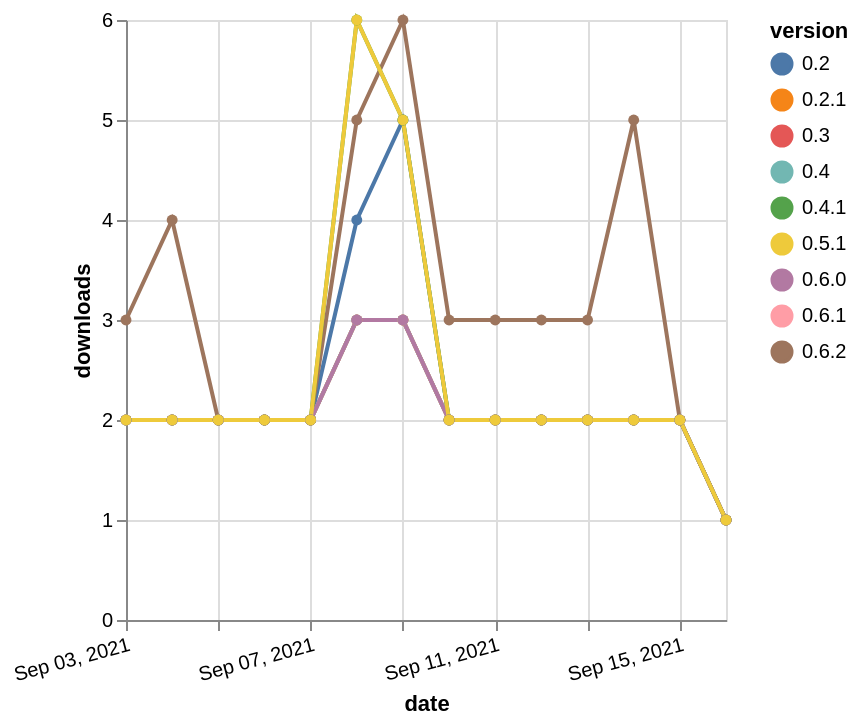

Describe this chart as a Vega-Lite specification.
### Vega-Lite specification from a JSON file in a GitHub repository (floating-point values rounded to 4 significant figures)
{"$schema": "https://vega.github.io/schema/vega-lite/v5.json", "description": "A simple bar chart with embedded data.", "data": {"values": [{"date": "2021-09-03", "total": 2254, "delta": 2, "version": "0.3"}, {"date": "2021-09-04", "total": 2256, "delta": 2, "version": "0.3"}, {"date": "2021-09-05", "total": 2258, "delta": 2, "version": "0.3"}, {"date": "2021-09-06", "total": 2260, "delta": 2, "version": "0.3"}, {"date": "2021-09-07", "total": 2262, "delta": 2, "version": "0.3"}, {"date": "2021-09-08", "total": 2265, "delta": 3, "version": "0.3"}, {"date": "2021-09-09", "total": 2268, "delta": 3, "version": "0.3"}, {"date": "2021-09-10", "total": 2270, "delta": 2, "version": "0.3"}, {"date": "2021-09-11", "total": 2272, "delta": 2, "version": "0.3"}, {"date": "2021-09-12", "total": 2274, "delta": 2, "version": "0.3"}, {"date": "2021-09-13", "total": 2276, "delta": 2, "version": "0.3"}, {"date": "2021-09-14", "total": 2278, "delta": 2, "version": "0.3"}, {"date": "2021-09-15", "total": 2280, "delta": 2, "version": "0.3"}, {"date": "2021-09-16", "total": 2281, "delta": 1, "version": "0.3"}, {"date": "2021-09-03", "total": 2245, "delta": 2, "version": "0.2.1"}, {"date": "2021-09-04", "total": 2247, "delta": 2, "version": "0.2.1"}, {"date": "2021-09-05", "total": 2249, "delta": 2, "version": "0.2.1"}, {"date": "2021-09-06", "total": 2251, "delta": 2, "version": "0.2.1"}, {"date": "2021-09-07", "total": 2253, "delta": 2, "version": "0.2.1"}, {"date": "2021-09-08", "total": 2256, "delta": 3, "version": "0.2.1"}, {"date": "2021-09-09", "total": 2259, "delta": 3, "version": "0.2.1"}, {"date": "2021-09-10", "total": 2261, "delta": 2, "version": "0.2.1"}, {"date": "2021-09-11", "total": 2263, "delta": 2, "version": "0.2.1"}, {"date": "2021-09-12", "total": 2265, "delta": 2, "version": "0.2.1"}, {"date": "2021-09-13", "total": 2267, "delta": 2, "version": "0.2.1"}, {"date": "2021-09-14", "total": 2269, "delta": 2, "version": "0.2.1"}, {"date": "2021-09-15", "total": 2271, "delta": 2, "version": "0.2.1"}, {"date": "2021-09-16", "total": 2272, "delta": 1, "version": "0.2.1"}, {"date": "2021-09-03", "total": 2419, "delta": 2, "version": "0.2"}, {"date": "2021-09-04", "total": 2421, "delta": 2, "version": "0.2"}, {"date": "2021-09-05", "total": 2423, "delta": 2, "version": "0.2"}, {"date": "2021-09-06", "total": 2425, "delta": 2, "version": "0.2"}, {"date": "2021-09-07", "total": 2427, "delta": 2, "version": "0.2"}, {"date": "2021-09-08", "total": 2431, "delta": 4, "version": "0.2"}, {"date": "2021-09-09", "total": 2436, "delta": 5, "version": "0.2"}, {"date": "2021-09-10", "total": 2438, "delta": 2, "version": "0.2"}, {"date": "2021-09-11", "total": 2440, "delta": 2, "version": "0.2"}, {"date": "2021-09-12", "total": 2442, "delta": 2, "version": "0.2"}, {"date": "2021-09-13", "total": 2444, "delta": 2, "version": "0.2"}, {"date": "2021-09-14", "total": 2446, "delta": 2, "version": "0.2"}, {"date": "2021-09-15", "total": 2448, "delta": 2, "version": "0.2"}, {"date": "2021-09-16", "total": 2449, "delta": 1, "version": "0.2"}, {"date": "2021-09-03", "total": 962, "delta": 2, "version": "0.6.1"}, {"date": "2021-09-04", "total": 964, "delta": 2, "version": "0.6.1"}, {"date": "2021-09-05", "total": 966, "delta": 2, "version": "0.6.1"}, {"date": "2021-09-06", "total": 968, "delta": 2, "version": "0.6.1"}, {"date": "2021-09-07", "total": 970, "delta": 2, "version": "0.6.1"}, {"date": "2021-09-08", "total": 973, "delta": 3, "version": "0.6.1"}, {"date": "2021-09-09", "total": 976, "delta": 3, "version": "0.6.1"}, {"date": "2021-09-10", "total": 978, "delta": 2, "version": "0.6.1"}, {"date": "2021-09-11", "total": 980, "delta": 2, "version": "0.6.1"}, {"date": "2021-09-12", "total": 982, "delta": 2, "version": "0.6.1"}, {"date": "2021-09-13", "total": 984, "delta": 2, "version": "0.6.1"}, {"date": "2021-09-14", "total": 986, "delta": 2, "version": "0.6.1"}, {"date": "2021-09-15", "total": 988, "delta": 2, "version": "0.6.1"}, {"date": "2021-09-16", "total": 989, "delta": 1, "version": "0.6.1"}, {"date": "2021-09-03", "total": 1147, "delta": 3, "version": "0.6.2"}, {"date": "2021-09-04", "total": 1151, "delta": 4, "version": "0.6.2"}, {"date": "2021-09-05", "total": 1153, "delta": 2, "version": "0.6.2"}, {"date": "2021-09-06", "total": 1155, "delta": 2, "version": "0.6.2"}, {"date": "2021-09-07", "total": 1157, "delta": 2, "version": "0.6.2"}, {"date": "2021-09-08", "total": 1162, "delta": 5, "version": "0.6.2"}, {"date": "2021-09-09", "total": 1168, "delta": 6, "version": "0.6.2"}, {"date": "2021-09-10", "total": 1171, "delta": 3, "version": "0.6.2"}, {"date": "2021-09-11", "total": 1174, "delta": 3, "version": "0.6.2"}, {"date": "2021-09-12", "total": 1177, "delta": 3, "version": "0.6.2"}, {"date": "2021-09-13", "total": 1180, "delta": 3, "version": "0.6.2"}, {"date": "2021-09-14", "total": 1185, "delta": 5, "version": "0.6.2"}, {"date": "2021-09-15", "total": 1187, "delta": 2, "version": "0.6.2"}, {"date": "2021-09-16", "total": 1188, "delta": 1, "version": "0.6.2"}, {"date": "2021-09-03", "total": 2240, "delta": 2, "version": "0.4"}, {"date": "2021-09-04", "total": 2242, "delta": 2, "version": "0.4"}, {"date": "2021-09-05", "total": 2244, "delta": 2, "version": "0.4"}, {"date": "2021-09-06", "total": 2246, "delta": 2, "version": "0.4"}, {"date": "2021-09-07", "total": 2248, "delta": 2, "version": "0.4"}, {"date": "2021-09-08", "total": 2251, "delta": 3, "version": "0.4"}, {"date": "2021-09-09", "total": 2254, "delta": 3, "version": "0.4"}, {"date": "2021-09-10", "total": 2256, "delta": 2, "version": "0.4"}, {"date": "2021-09-11", "total": 2258, "delta": 2, "version": "0.4"}, {"date": "2021-09-12", "total": 2260, "delta": 2, "version": "0.4"}, {"date": "2021-09-13", "total": 2262, "delta": 2, "version": "0.4"}, {"date": "2021-09-14", "total": 2264, "delta": 2, "version": "0.4"}, {"date": "2021-09-15", "total": 2266, "delta": 2, "version": "0.4"}, {"date": "2021-09-16", "total": 2267, "delta": 1, "version": "0.4"}, {"date": "2021-09-03", "total": 2439, "delta": 2, "version": "0.4.1"}, {"date": "2021-09-04", "total": 2441, "delta": 2, "version": "0.4.1"}, {"date": "2021-09-05", "total": 2443, "delta": 2, "version": "0.4.1"}, {"date": "2021-09-06", "total": 2445, "delta": 2, "version": "0.4.1"}, {"date": "2021-09-07", "total": 2447, "delta": 2, "version": "0.4.1"}, {"date": "2021-09-08", "total": 2453, "delta": 6, "version": "0.4.1"}, {"date": "2021-09-09", "total": 2458, "delta": 5, "version": "0.4.1"}, {"date": "2021-09-10", "total": 2460, "delta": 2, "version": "0.4.1"}, {"date": "2021-09-11", "total": 2462, "delta": 2, "version": "0.4.1"}, {"date": "2021-09-12", "total": 2464, "delta": 2, "version": "0.4.1"}, {"date": "2021-09-13", "total": 2466, "delta": 2, "version": "0.4.1"}, {"date": "2021-09-14", "total": 2468, "delta": 2, "version": "0.4.1"}, {"date": "2021-09-15", "total": 2470, "delta": 2, "version": "0.4.1"}, {"date": "2021-09-16", "total": 2471, "delta": 1, "version": "0.4.1"}, {"date": "2021-09-03", "total": 1307, "delta": 2, "version": "0.6.0"}, {"date": "2021-09-04", "total": 1309, "delta": 2, "version": "0.6.0"}, {"date": "2021-09-05", "total": 1311, "delta": 2, "version": "0.6.0"}, {"date": "2021-09-06", "total": 1313, "delta": 2, "version": "0.6.0"}, {"date": "2021-09-07", "total": 1315, "delta": 2, "version": "0.6.0"}, {"date": "2021-09-08", "total": 1318, "delta": 3, "version": "0.6.0"}, {"date": "2021-09-09", "total": 1321, "delta": 3, "version": "0.6.0"}, {"date": "2021-09-10", "total": 1323, "delta": 2, "version": "0.6.0"}, {"date": "2021-09-11", "total": 1325, "delta": 2, "version": "0.6.0"}, {"date": "2021-09-12", "total": 1327, "delta": 2, "version": "0.6.0"}, {"date": "2021-09-13", "total": 1329, "delta": 2, "version": "0.6.0"}, {"date": "2021-09-14", "total": 1331, "delta": 2, "version": "0.6.0"}, {"date": "2021-09-15", "total": 1333, "delta": 2, "version": "0.6.0"}, {"date": "2021-09-16", "total": 1334, "delta": 1, "version": "0.6.0"}, {"date": "2021-09-03", "total": 2271, "delta": 2, "version": "0.5.1"}, {"date": "2021-09-04", "total": 2273, "delta": 2, "version": "0.5.1"}, {"date": "2021-09-05", "total": 2275, "delta": 2, "version": "0.5.1"}, {"date": "2021-09-06", "total": 2277, "delta": 2, "version": "0.5.1"}, {"date": "2021-09-07", "total": 2279, "delta": 2, "version": "0.5.1"}, {"date": "2021-09-08", "total": 2285, "delta": 6, "version": "0.5.1"}, {"date": "2021-09-09", "total": 2290, "delta": 5, "version": "0.5.1"}, {"date": "2021-09-10", "total": 2292, "delta": 2, "version": "0.5.1"}, {"date": "2021-09-11", "total": 2294, "delta": 2, "version": "0.5.1"}, {"date": "2021-09-12", "total": 2296, "delta": 2, "version": "0.5.1"}, {"date": "2021-09-13", "total": 2298, "delta": 2, "version": "0.5.1"}, {"date": "2021-09-14", "total": 2300, "delta": 2, "version": "0.5.1"}, {"date": "2021-09-15", "total": 2302, "delta": 2, "version": "0.5.1"}, {"date": "2021-09-16", "total": 2303, "delta": 1, "version": "0.5.1"}]}, "width": "container", "mark": {"type": "line", "point": {"filled": true}}, "encoding": {"x": {"field": "date", "type": "temporal", "timeUnit": "yearmonthdate", "title": "date", "axis": {"labelAngle": -15}}, "y": {"field": "delta", "type": "quantitative", "title": "downloads"}, "color": {"field": "version", "type": "nominal"}, "tooltip": {"field": "delta"}}}
